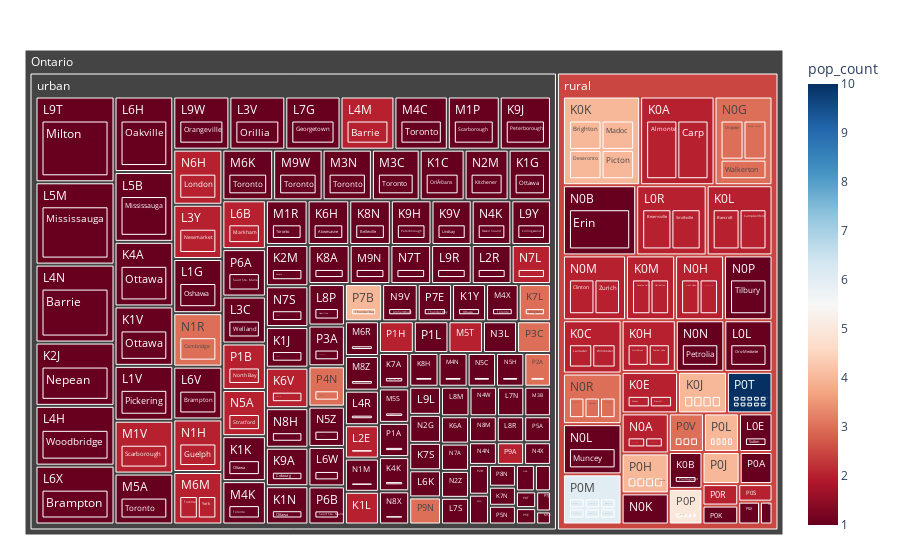

Notebook code cell kept with this figure:
### Markdown cell above
#### Early Discussion Point
As evidenced by the analysis above, we have aggregated the number of primary health centers and their associated population. Making a generalized assumption that clinics are situated in order to serve their local population within meaningful agglomeration areas, this would indicate that the average individual family health clinic is servicing 25,000+ Ontario residents.

It is worth the effort to attempt to visualize the distribution of populations and associated named municipalities to validate the assumption and look for correlation between population and the number of clinics co-located in a forward sortation area. 

An interesting point here is that we can use our engineered feature column for 'Urban' versus 'Rural' to distinguish between areas with very different population densities.

### Code cell
df = primary_care_provider
fig = px.treemap(df, path=[px.Constant("Ontario"), 'population_density_per_are','FSC', 'COMMUNITY'], 
                 values='pop_per_clinic', color = 'pop_count', color_continuous_scale = 'RdBu', hover_data = ['population','COMMUNITY'],
                 color_continuous_midpoint=np.average(df['pop_count'], weights=df['pop_per_clinic']))
fig.update_traces(root_color="lightgrey")
fig.update_layout(margin = dict(t=50, l=25, r=25, b=25))

#plt.savefig("Ontario_healthcare_access_treemaps.png")
fig.show()
fig.write_html("Health_care_access_treemap.html")

### Figure 1 — Plotly figure (JSON) as saved in the notebook; plotly's stock layout.template omitted (floating-point values rounded to 4 significant figures; data arrays with more than 128 entries replaced by an {"elided": "..."} marker saying what was removed)
{"data": [{"branchvalues": "total", "customdata": {"elided": "373x3 mixed values"}, "domain": {"x": [0, 1], "y": [0, 1]}, "hovertemplate": "labels=%{label}<br>pop_per_clinic=%{value}<br>parent=%{parent}<br>id=%{id}<br>population=%{customdata[0]}<br>COMMUNITY=%{customdata[1]}<br>pop_count=%{color}<extra></extra>", "ids": {"elided": "373 str values"}, "labels": {"elided": "373 str values"}, "marker": {"coloraxis": "coloraxis", "colors": {"elided": "373 float values"}}, "name": "", "parents": {"elided": "373 str values"}, "root": {"color": "lightgrey"}, "type": "treemap", "values": {"elided": "373 float values"}}], "layout": {"autosize": true, "coloraxis": {"cmid": null, "colorbar": {"title": {"text": "pop_count"}}, "colorscale": [[0, "rgb(103,0,31)"], [0.1, "rgb(178,24,43)"], [0.2, "rgb(214,96,77)"], [0.3, "rgb(244,165,130)"], [0.4, "rgb(253,219,199)"], [0.5, "rgb(247,247,247)"], [0.6, "rgb(209,229,240)"], [0.7, "rgb(146,197,222)"], [0.8, "rgb(67,147,195)"], [0.9, "rgb(33,102,172)"], [1, "rgb(5,48,97)"]]}, "legend": {"tracegroupgap": 0}, "margin": {"b": 25, "l": 25, "r": 25, "t": 50}}}
